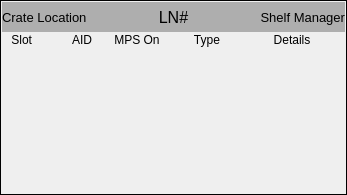
<?xml version="1.0" encoding="UTF-8"?>
<ui version="4.0">
 <class>Form</class>
 <widget class="QWidget" name="Form">
  <property name="geometry">
   <rect>
    <x>0</x>
    <y>0</y>
    <width>347</width>
    <height>195</height>
   </rect>
  </property>
  <property name="windowTitle">
   <string>Form</string>
  </property>
  <widget class="QFrame" name="frame">
   <property name="geometry">
    <rect>
     <x>0</x>
     <y>0</y>
     <width>347</width>
     <height>195</height>
    </rect>
   </property>
   <property name="minimumSize">
    <size>
     <width>347</width>
     <height>195</height>
    </size>
   </property>
   <property name="maximumSize">
    <size>
     <width>347</width>
     <height>195</height>
    </size>
   </property>
   <property name="frameShape">
    <enum>QFrame::Box</enum>
   </property>
   <property name="frameShadow">
    <enum>QFrame::Plain</enum>
   </property>
   <widget class="QLabel" name="label_4">
    <property name="geometry">
     <rect>
      <x>5</x>
      <y>30</y>
      <width>27</width>
      <height>20</height>
     </rect>
    </property>
    <property name="minimumSize">
     <size>
      <width>27</width>
      <height>20</height>
     </size>
    </property>
    <property name="maximumSize">
     <size>
      <width>27</width>
      <height>20</height>
     </size>
    </property>
    <property name="text">
     <string>Slot</string>
    </property>
    <property name="alignment">
     <set>Qt::AlignRight|Qt::AlignTrailing|Qt::AlignVCenter</set>
    </property>
   </widget>
   <widget class="QLabel" name="label_5">
    <property name="geometry">
     <rect>
      <x>62</x>
      <y>30</y>
      <width>40</width>
      <height>20</height>
     </rect>
    </property>
    <property name="text">
     <string>AID</string>
    </property>
    <property name="alignment">
     <set>Qt::AlignCenter</set>
    </property>
   </widget>
   <widget class="QLabel" name="label_6">
    <property name="geometry">
     <rect>
      <x>102</x>
      <y>30</y>
      <width>70</width>
      <height>20</height>
     </rect>
    </property>
    <property name="text">
     <string>MPS On</string>
    </property>
    <property name="alignment">
     <set>Qt::AlignCenter</set>
    </property>
   </widget>
   <widget class="QLabel" name="label_7">
    <property name="geometry">
     <rect>
      <x>172</x>
      <y>30</y>
      <width>70</width>
      <height>20</height>
     </rect>
    </property>
    <property name="text">
     <string>Type</string>
    </property>
    <property name="alignment">
     <set>Qt::AlignCenter</set>
    </property>
   </widget>
   <widget class="QLabel" name="label_8">
    <property name="geometry">
     <rect>
      <x>242</x>
      <y>30</y>
      <width>100</width>
      <height>20</height>
     </rect>
    </property>
    <property name="text">
     <string>Details</string>
    </property>
    <property name="alignment">
     <set>Qt::AlignCenter</set>
    </property>
   </widget>
   <widget class="PyDMLabel" name="PyDMLabel_3">
    <property name="geometry">
     <rect>
      <x>2</x>
      <y>2</y>
      <width>140</width>
      <height>30</height>
     </rect>
    </property>
    <property name="font">
     <font>
      <pointsize>10</pointsize>
     </font>
    </property>
    <property name="toolTip">
     <string/>
    </property>
    <property name="styleSheet">
     <string notr="true">background-color: rgb(174, 174, 174);</string>
    </property>
    <property name="text">
     <string>Crate Location</string>
    </property>
    <property name="alignment">
     <set>Qt::AlignLeading|Qt::AlignLeft|Qt::AlignVCenter</set>
    </property>
    <property name="channel" stdset="0">
     <string>MPLN:DOG:MP02:1:LN_LOCATION</string>
    </property>
   </widget>
   <widget class="PyDMLabel" name="PyDMLabel_4">
    <property name="geometry">
     <rect>
      <x>205</x>
      <y>2</y>
      <width>140</width>
      <height>30</height>
     </rect>
    </property>
    <property name="font">
     <font>
      <pointsize>10</pointsize>
     </font>
    </property>
    <property name="toolTip">
     <string/>
    </property>
    <property name="styleSheet">
     <string notr="true">background-color: rgb(174, 174, 174);</string>
    </property>
    <property name="text">
     <string>Shelf Manager</string>
    </property>
    <property name="alignment">
     <set>Qt::AlignRight|Qt::AlignTrailing|Qt::AlignVCenter</set>
    </property>
    <property name="channel" stdset="0">
     <string>ca://MPLN:DOG:MP02:1:LN_SHM_NAME</string>
    </property>
   </widget>
   <widget class="PyDMLabel" name="PyDMLabel_5">
    <property name="geometry">
     <rect>
      <x>142</x>
      <y>2</y>
      <width>63</width>
      <height>30</height>
     </rect>
    </property>
    <property name="font">
     <font>
      <pointsize>12</pointsize>
     </font>
    </property>
    <property name="toolTip">
     <string/>
    </property>
    <property name="styleSheet">
     <string notr="true">background-color: rgb(174, 174, 174);</string>
    </property>
    <property name="text">
     <string>LN#</string>
    </property>
    <property name="alignment">
     <set>Qt::AlignCenter</set>
    </property>
    <property name="rules" stdset="0">
     <string>[{&quot;channels&quot;: [{&quot;trigger&quot;: true, &quot;channel&quot;: &quot;ca://${P}:LN_ID&quot;}], &quot;property&quot;: &quot;Text&quot;, &quot;expression&quot;: &quot;'LN {0}'.format(str(ch[0]))&quot;, &quot;name&quot;: &quot;New Rule&quot;, &quot;initial_value&quot;: &quot;&quot;}]</string>
    </property>
   </widget>
   <widget class="PyDMEmbeddedDisplay" name="PyDMEmbeddedDisplay">
    <property name="geometry">
     <rect>
      <x>5</x>
      <y>50</y>
      <width>337</width>
      <height>20</height>
     </rect>
    </property>
    <property name="toolTip">
     <string/>
    </property>
    <property name="macros" stdset="0">
     <string>{"MPS_PREFIX":"MPLN:DOG:MP02:1","CN":"SIOC:SYS0:MP01","AID":"109","TYPE":"MPS_DI","DESC":"Digital Inputs","SLOT":"RTM","POSTFIX":"DIG_APPID_RBV","CRATE":"MP02","FILENAME":"mps_ln_digital.ui","LOCA":"DOG","IOC_UNIT":"MP02","INST":"1","CN1":"SIOC:SYS0:MP01","CN2":"SIOC:SYS0:MP01"}</string>
    </property>
    <property name="filename" stdset="0">
     <string>$PYDM/mps/mps_inline_slot.ui</string>
    </property>
   </widget>
   <widget class="PyDMEmbeddedDisplay" name="PyDMEmbeddedDisplay">
    <property name="geometry">
     <rect>
      <x>5</x>
      <y>70</y>
      <width>337</width>
      <height>20</height>
     </rect>
    </property>
    <property name="toolTip">
     <string/>
    </property>
    <property name="macros" stdset="0">
     <string>{"MPS_PREFIX":"MPLN:DOG:MP02:1","CN":"SIOC:SYS0:MP01","AID":"110","TYPE":"MPS_AI","DESC":"Analog Inputs","SLOT":"2","POSTFIX":"APP_ID","CRATE":"MP02","FILENAME":"mps_ln_application.ui","LOCA":"DOG","IOC_UNIT":"MP02","INST":"1","CN1":"SIOC:SYS0:MP01","CN2":"SIOC:SYS0:MP01"}</string>
    </property>
    <property name="filename" stdset="0">
     <string>$PYDM/mps/mps_inline_slot.ui</string>
    </property>
   </widget>
   <widget class="PyDMEmbeddedDisplay" name="PyDMEmbeddedDisplay">
    <property name="geometry">
     <rect>
      <x>5</x>
      <y>90</y>
      <width>337</width>
      <height>20</height>
     </rect>
    </property>
    <property name="toolTip">
     <string/>
    </property>
    <property name="macros" stdset="0">
     <string>{"MPS_PREFIX":"MPLN:DOG:MP02:3","CN":"SIOC:SYS0:MP01","AID":"111","TYPE":"BPM","DESC":"BPML5P/","SLOT":"3","POSTFIX":"APP_ID","CRATE":"MP02","FILENAME":"mps_ln_application.ui","LOCA":"DOG","IOC_UNIT":"MP02","INST":"3","CN1":"SIOC:SYS0:MP01","CN2":"SIOC:SYS0:MP01"}</string>
    </property>
    <property name="filename" stdset="0">
     <string>$PYDM/mps/mps_inline_slot.ui</string>
    </property>
   </widget>
   <widget class="PyDMEmbeddedDisplay" name="PyDMEmbeddedDisplay">
    <property name="geometry">
     <rect>
      <x>5</x>
      <y>110</y>
      <width>337</width>
      <height>20</height>
     </rect>
    </property>
    <property name="toolTip">
     <string/>
    </property>
    <property name="macros" stdset="0">
     <string>{"SLOT":"4"}</string>
    </property>
    <property name="filename" stdset="0">
     <string>$PYDM/mps/mps_inline_empty_slot.ui</string>
    </property>
   </widget>
   <widget class="PyDMEmbeddedDisplay" name="PyDMEmbeddedDisplay">
    <property name="geometry">
     <rect>
      <x>5</x>
      <y>130</y>
      <width>337</width>
      <height>20</height>
     </rect>
    </property>
    <property name="toolTip">
     <string/>
    </property>
    <property name="macros" stdset="0">
     <string>{"SLOT":"5"}</string>
    </property>
    <property name="filename" stdset="0">
     <string>$PYDM/mps/mps_inline_empty_slot.ui</string>
    </property>
   </widget>
   <widget class="PyDMEmbeddedDisplay" name="PyDMEmbeddedDisplay">
    <property name="geometry">
     <rect>
      <x>5</x>
      <y>150</y>
      <width>337</width>
      <height>20</height>
     </rect>
    </property>
    <property name="toolTip">
     <string/>
    </property>
    <property name="macros" stdset="0">
     <string>{"SLOT":"6"}</string>
    </property>
    <property name="filename" stdset="0">
     <string>$PYDM/mps/mps_inline_empty_slot.ui</string>
    </property>
   </widget>
   <widget class="PyDMEmbeddedDisplay" name="PyDMEmbeddedDisplay">
    <property name="geometry">
     <rect>
      <x>5</x>
      <y>170</y>
      <width>337</width>
      <height>20</height>
     </rect>
    </property>
    <property name="toolTip">
     <string/>
    </property>
    <property name="macros" stdset="0">
     <string>{"SLOT":"7"}</string>
    </property>
    <property name="filename" stdset="0">
     <string>$PYDM/mps/mps_inline_empty_slot.ui</string>
    </property>
   </widget>
  </widget>
 </widget>
 <customwidgets>
  <customwidget>
   <class>PyDMLabel</class>
   <extends>QLabel</extends>
   <header>pydm.widgets.label</header>
  </customwidget>
  <customwidget>
   <class>PyDMEmbeddedDisplay</class>
   <extends>QFrame</extends>
   <header>pydm.widgets.embedded_display</header>
  </customwidget>
 </customwidgets>
 <resources/>
 <connections/>
</ui>
